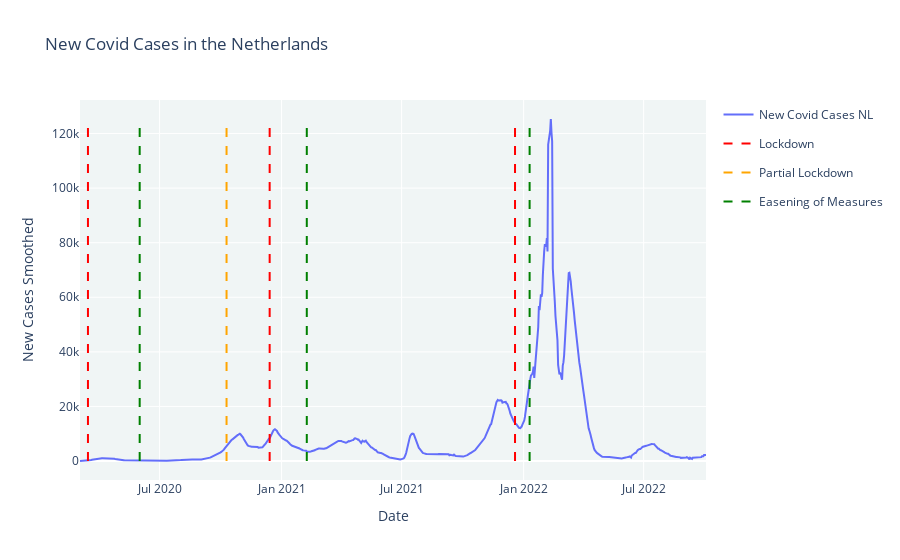

The code cell stored with this chart in its notebook:
### Code cell
# The figure is scaled for the max and the min value of the new cases smoothed
# New cases smoothed is used so the cases are on the rightful days instead of the information processing delay
dmax = covid_nl_clean_df['new_cases_smoothed'].values.max()
dmin = covid_nl_clean_df['new_cases_smoothed'].values.min()
fig = go.Figure()


# Figure contains lineplot of the new covid cases in NL
# The following hover data is added to each line: date and number of new cases 
fig.add_trace(go.Scatter(x=covid_nl_clean_df.date, 
                         y=covid_nl_clean_df['new_cases_smoothed'], 
                         mode='lines', name='New Covid Cases NL', 
                         hovertemplate='Date: %{x: "%m/%d/%Y}'+'<br>New Cases: %{y: "%m/%d/%Y}'))


# Multiple vertical lines indicating a significant change in Covid measurements
# Measurements considered: (partial) lockdown and easening of measurements
# The line color indicates the type of measurement 
# Same type of measurements are grouped in the legend
# The following hover data is added to each line: date and number of new cases 
fig.add_trace(go.Scatter(x=['2020-03-15','2020-03-15'], 
                         y=[dmin,dmax], mode='lines', 
                         line=dict(color='red', width=2, dash='dash'),
                         legendgroup='Lockdown', name='Lockdown', 
                         hovertemplate='Date: %{x: "%m/%d/%Y}'))

fig.add_trace(go.Scatter(x=['2020-12-14','2020-12-14'], 
                         y=[dmin,dmax], mode='lines', 
                         line=dict(color='red', width=2, dash='dash'),
                         legendgroup='Lockdown', name='Lockdown', 
                         hovertemplate='Date: %{x: "%m/%d/%Y}', showlegend=False))

fig.add_trace(go.Scatter(x=['2021-12-19','2021-12-19'], 
                        y=[dmin,dmax], mode='lines', 
                        line=dict(color='red', width=2, dash='dash'),
                        legendgroup='Lockdown', name='Lockdown', 
                        hovertemplate='Date: %{x: "%m/%d/%Y}', showlegend=False))

fig.add_trace(go.Scatter(x=['2020-10-10','2020-10-10'], 
                         y=[dmin,dmax], mode='lines', 
                         line=dict(color='orange', width=2, dash='dash'),
                         legendgroup='Partial Lockdown', name='Partial Lockdown',
                         hovertemplate='Date: %{x: "%m/%d/%Y}'))                         

fig.add_trace(go.Scatter(x=['2020-06-01','2020-06-01'], 
                         y=[dmin,dmax], mode='lines', 
                         line=dict(color='green', width=2, dash='dash'),
                         legendgroup='Easening of Measures', name='Easening of Measures',
                         hovertemplate='Date: %{x: "%m/%d/%Y}'))

fig.add_trace(go.Scatter(x=['2021-02-08','2021-02-08'], 
                         y=[dmin,dmax], mode='lines', 
                         line=dict(color='green', width=2, dash='dash'),
                         legendgroup='Easening of Measures', name='Easening of Measures',
                         hovertemplate='Date: %{x: "%m/%d/%Y}', showlegend=False))

fig.add_trace(go.Scatter(x=['2022-01-10','2022-01-10'], 
                         y=[dmin,dmax], mode='lines', 
                         line=dict(color='green', width=2, dash='dash'),
                         legendgroup='Easening of Measures', name='Easening of Measures', 
                         hovertemplate ='Date: %{x: "%m/%d/%Y}', showlegend=False))         


# The figure is updated with titles and a legend is added
fig.update_layout(title='New Covid Cases in the Netherlands', 
                  xaxis_title='Date', yaxis_title='New Cases Smoothed')                                                 
fig.update_layout(legend=dict(groupclick='toggleitem'))
fig.layout.plot_bgcolor='#f0f5f5'
fig.show()

### Figure 1 — Plotly figure (JSON) as saved in the notebook; plotly's stock layout.template omitted (floating-point values rounded to 4 significant figures; data arrays with more than 128 entries replaced by an {"elided": "..."} marker saying what was removed)
{"data": [{"hovertemplate": "Date: %{x: \"%m/%d/%Y}<br>New Cases: %{y: \"%m/%d/%Y}", "mode": "lines", "name": "New Covid Cases NL", "type": "scatter", "x": {"elided": "945 str values"}, "y": {"elided": "945 float values"}}, {"hovertemplate": "Date: %{x: \"%m/%d/%Y}", "legendgroup": "Lockdown", "line": {"color": "red", "dash": "dash", "width": 2}, "mode": "lines", "name": "Lockdown", "type": "scatter", "x": ["2020-03-15", "2020-03-15"], "y": [5.429, 125321]}, {"hovertemplate": "Date: %{x: \"%m/%d/%Y}", "legendgroup": "Lockdown", "line": {"color": "red", "dash": "dash", "width": 2}, "mode": "lines", "name": "Lockdown", "showlegend": false, "type": "scatter", "x": ["2020-12-14", "2020-12-14"], "y": [5.429, 125321]}, {"hovertemplate": "Date: %{x: \"%m/%d/%Y}", "legendgroup": "Lockdown", "line": {"color": "red", "dash": "dash", "width": 2}, "mode": "lines", "name": "Lockdown", "showlegend": false, "type": "scatter", "x": ["2021-12-19", "2021-12-19"], "y": [5.429, 125321]}, {"hovertemplate": "Date: %{x: \"%m/%d/%Y}", "legendgroup": "Partial Lockdown", "line": {"color": "orange", "dash": "dash", "width": 2}, "mode": "lines", "name": "Partial Lockdown", "type": "scatter", "x": ["2020-10-10", "2020-10-10"], "y": [5.429, 125321]}, {"hovertemplate": "Date: %{x: \"%m/%d/%Y}", "legendgroup": "Easening of Measures", "line": {"color": "green", "dash": "dash", "width": 2}, "mode": "lines", "name": "Easening of Measures", "type": "scatter", "x": ["2020-06-01", "2020-06-01"], "y": [5.429, 125321]}, {"hovertemplate": "Date: %{x: \"%m/%d/%Y}", "legendgroup": "Easening of Measures", "line": {"color": "green", "dash": "dash", "width": 2}, "mode": "lines", "name": "Easening of Measures", "showlegend": false, "type": "scatter", "x": ["2021-02-08", "2021-02-08"], "y": [5.429, 125321]}, {"hovertemplate": "Date: %{x: \"%m/%d/%Y}", "legendgroup": "Easening of Measures", "line": {"color": "green", "dash": "dash", "width": 2}, "mode": "lines", "name": "Easening of Measures", "showlegend": false, "type": "scatter", "x": ["2022-01-10", "2022-01-10"], "y": [5.429, 125321]}], "layout": {"legend": {"groupclick": "toggleitem"}, "plot_bgcolor": "#f0f5f5", "title": {"text": "New Covid Cases in the Netherlands"}, "xaxis": {"title": {"text": "Date"}}, "yaxis": {"title": {"text": "New Cases Smoothed"}}}}
